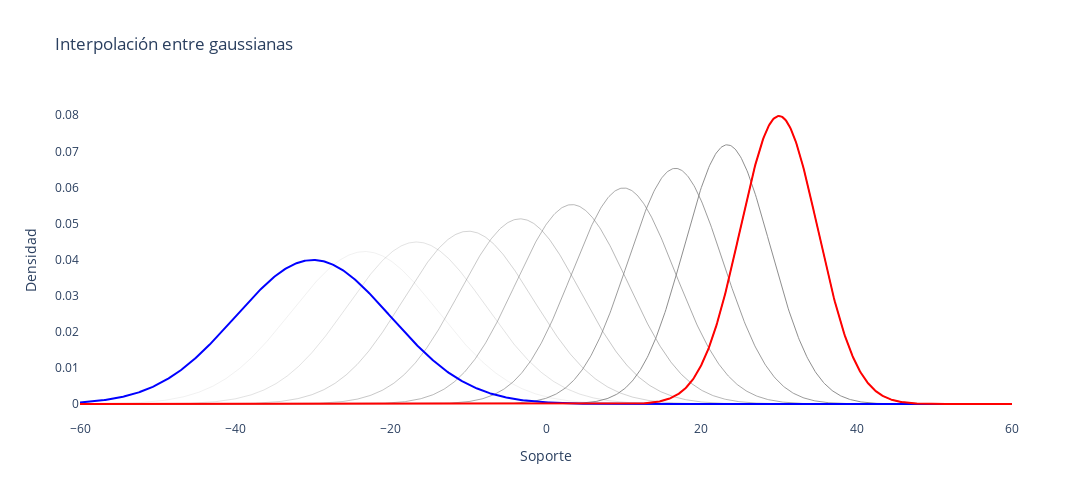

Notebook source saved alongside this figure:
### Code cell
# Distribuciones gaussianas de origen y destino:
mu_x, sigma_x = -30, 10
mu_y, sigma_y = 30, 5

# Interpolación:
gaussian_interpolation(mu=[mu_x, mu_y], sigma=[sigma_x, sigma_y])

### Figure 1 — Plotly figure (JSON) as saved in the notebook; plotly's stock layout.template omitted (floating-point values rounded to 4 significant figures; data arrays with more than 128 entries replaced by an {"elided": "..."} marker saying what was removed)
{"data": [{"line": {"color": "gray", "width": 1}, "mode": "lines", "opacity": 0, "type": "scatter", "x": {"elided": "1000 float values"}, "y": {"elided": "1000 float values"}}, {"line": {"color": "gray", "width": 1}, "mode": "lines", "opacity": 0.1111, "type": "scatter", "x": {"elided": "1000 float values"}, "y": {"elided": "1000 float values"}}, {"line": {"color": "gray", "width": 1}, "mode": "lines", "opacity": 0.2222, "type": "scatter", "x": {"elided": "1000 float values"}, "y": {"elided": "1000 float values"}}, {"line": {"color": "gray", "width": 1}, "mode": "lines", "opacity": 0.3333, "type": "scatter", "x": {"elided": "1000 float values"}, "y": {"elided": "1000 float values"}}, {"line": {"color": "gray", "width": 1}, "mode": "lines", "opacity": 0.4444, "type": "scatter", "x": {"elided": "1000 float values"}, "y": {"elided": "1000 float values"}}, {"line": {"color": "gray", "width": 1}, "mode": "lines", "opacity": 0.5556, "type": "scatter", "x": {"elided": "1000 float values"}, "y": {"elided": "1000 float values"}}, {"line": {"color": "gray", "width": 1}, "mode": "lines", "opacity": 0.6667, "type": "scatter", "x": {"elided": "1000 float values"}, "y": {"elided": "1000 float values"}}, {"line": {"color": "gray", "width": 1}, "mode": "lines", "opacity": 0.7778, "type": "scatter", "x": {"elided": "1000 float values"}, "y": {"elided": "1000 float values"}}, {"line": {"color": "gray", "width": 1}, "mode": "lines", "opacity": 0.8889, "type": "scatter", "x": {"elided": "1000 float values"}, "y": {"elided": "1000 float values"}}, {"line": {"color": "gray", "width": 1}, "mode": "lines", "opacity": 1, "type": "scatter", "x": {"elided": "1000 float values"}, "y": {"elided": "1000 float values"}}, {"line": {"color": "blue"}, "mode": "lines", "name": "$p_x$", "type": "scatter", "x": {"elided": "1000 float values"}, "y": {"elided": "1000 float values"}}, {"line": {"color": "red"}, "mode": "lines", "name": "$p_y$", "type": "scatter", "x": {"elided": "1000 float values"}, "y": {"elided": "1000 float values"}}], "layout": {"height": 500, "paper_bgcolor": "white", "plot_bgcolor": "white", "showlegend": false, "title": {"text": "Interpolación entre gaussianas"}, "width": 1200, "xaxis": {"title": {"text": "Soporte"}}, "yaxis": {"title": {"text": "Densidad"}}}}
